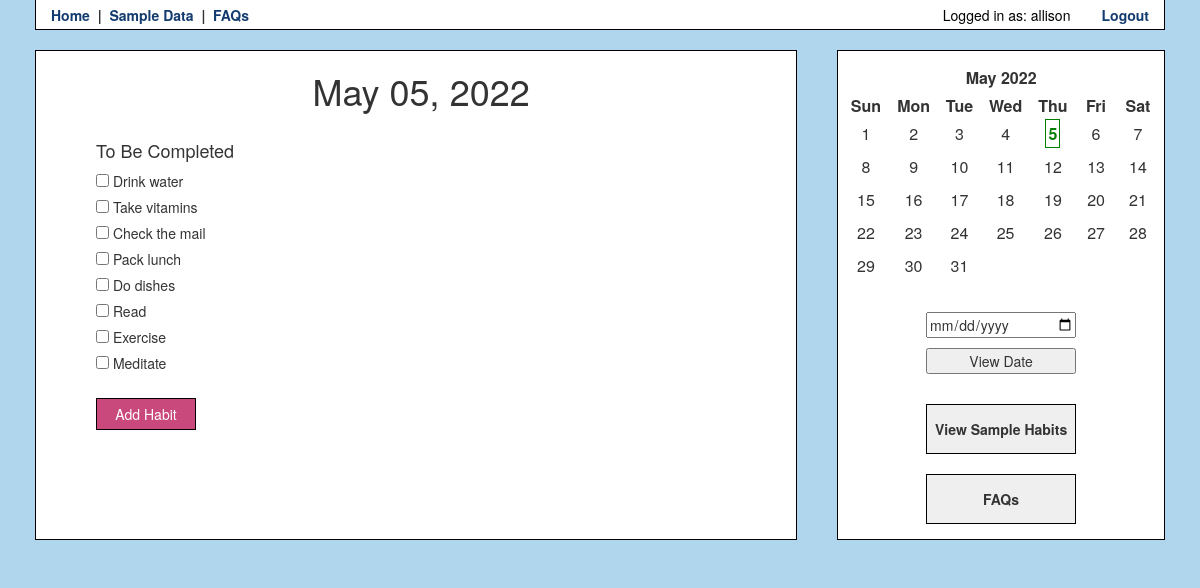
The app's page /index (signed in) with its own data.
### app/models.py (models this page shows, shortened)
class User(UserMixin, db.Model):
    id = db.Column(db.Integer, primary_key=True)
    username = db.Column(db.String(64), index=True, unique=True)
    email = db.Column(db.String(120), index=True, unique=True)
    password_hash = db.Column(db.String(128))
    habits = db.relationship('Habit', cascade='all, delete', backref='user')

class Habit(db.Model):
    id = db.Column(db.Integer, index=True, primary_key=True)
    name = db.Column(db.String(120), index=True)
    date = db.Column(db.Date, index=True)
    completed = db.Column(db.Boolean)
    user_id = db.Column(db.Integer, db.ForeignKey('user.id'))

### app/routes.py (the view)
@app.route('/')
@app.route('/index')
def index():
    if current_user.is_anonymous:
        return redirect(url_for('login'))
    viewDate = date.today()
    strdate = viewDate.strftime('%B %d, %Y')
    habits = Habit.query.filter_by(user_id=current_user.id)
    checkedHabits = Habit.query.filter_by(user_id=current_user.id, completed=True, date=viewDate).all()
    uncheckedHabits = []
    for habit in habits:
        if habit not in checkedHabits:
            uncheckedHabits.append(habit)
    month = getMonthCalendar()
    return render_template('index.html', title='Habit Tracker',
    date=strdate, month=month,
    habits=uncheckedHabits, completedHabits=checkedHabits)

### app/helpers.py (called while the page is built)
def getMonthCalendar():
    today = date.today()
    month, year = today.month, today.year
    monthCal = calendar.HTMLCalendar(firstweekday=6)
    calHTML = monthCal.formatmonth(year, month)
    editDate = '>' + str(today.day) + '<'
    display = '><b><span class="today">' + str(today.day) + '</span></b><'
    editedCal = calHTML.replace(str(editDate), display)
    return editedCal

### app/models.py (called while the page is built)
@login.user_loader
def load_user(id):
    return User.query.get(int(id))

### app/templates/index.html (shortened to what this page needs)
{% extends 'bootstrap/base.html' %}
{% block styles %}
{{super()}}
<link rel="stylesheet" href="{{ url_for('static', filename='style.css') }}">
{% endblock %}
{% block content %}
<div class="container">
<div class="main">
{% if current_user.is_anonymous %}
<div class="content">
<p><a class="navlink" href="{{ url_for('login') }}">Login</a> to view habits.</p>
</div>{% else %}
{% include 'viewHabits.html' %}
{% endif %}
{% include 'sidebar.html' %}
</div>
{% endblock %}

### app/templates/header.html (shortened to what this page needs)
{% block head %}
<head>
    <div class="navbar">
        <a class="navlink" href="/">Home</a>
        &nbsp;|&nbsp;
        <a class="navlink" href="">Sample Data</a>
        &nbsp;|&nbsp;
        <a class="navlink" href="">FAQs</a>
        <div class="right">
        {% if current_user.is_anonymous %}
        <a class="navlink" href="{{ url_for('login') }}">Login</a>
        {% else %}
        Logged in as: {{ current_user.username }}
        <a class="navlink" href="{{ url_for('logout') }}">Logout</a>
        {% endif %}
        </div>
    </div>
</head>
{% endblock %}

### app/templates/viewHabits.html (shortened to what this page needs)
{% block content %}
<div class="content">
    <h1 class="center-date">{{ date }}</h1>
    <div class="habits">
    <h4>To Be Completed</h4>
    {% for habit in habits %}
    <input type="checkbox" class="habit" id="habit" name="{{habit.id}}">
    <label for="{{habit.id}}">{{ habit.name }}</label>
    {% if showDelete == true %} - <a class="delete-button" name="{{habit.id}}">[DELETE]</a>{% endif %}<br />
    {% endfor %}
    <br />
    <div>
        <a data-target="#habit-modal" role="button" class="btn" data-toggle="modal"><span class="">Add Habit</span></a>
    </div>
    </div>
    </div>
</div>
{% endblock %}

### app/templates/sidebar.html
<div class="sidebar">
    <div class="calendar-display">
        {{ month | safe }}
    </div>
    <br />
    <div class="button-display">
        <label for="datepicker">
            <input type="date" id="datepicker"><br />
            <button id="datepicker-submit">View Date</button>
        </label>
        <br /><br />
        <button class="sidebar-button">View Sample Habits</button>
        <br /><br />
        <button class="sidebar-button">FAQs</button>
    </div>
</div>

### app/static/style.css (style rules this page uses)
.navbar { background-color: white; border: 1px solid black; border-top: transparent; border-radius: 0; margin-left: 35px; margin-right: 35px; padding-top: 5px; padding-left: 15px; padding-right: 15px; margin-bottom: 0px; font-weight: bold; min-height: 30px; }
.navlink, .navlink:hover { color: rgb(19, 59, 111); font-weight: bold; padding: 0px; }
.right { float: right; color: black; font-weight: normal; }
body { background-color: rgb(175, 214, 236); margin: 0px; padding: 0px; }
label { font-weight: normal; }
.container { display: flex; flex-direction: row; width: 100%; }
.sidebar, .main { display: flex; flex-direction: column; margin: 20px; border: 1px solid black; background-color: white; padding-bottom: 15px; }
.sidebar { flex-grow: 1; min-width: 220px; }
.main { flex-grow: 5; min-width: 300px; }
.content { padding-left: 10px; }
.center-date { text-align: center; padding-bottom: 20px; }
.habits { padding-left: 50px; font-weight: normal; }
.btn, .btn:hover, .btn:active { background-color: rgb(202, 73, 125); border: 1px solid black; padding: 5px; width: 100px; color: white; border-radius: 0; }
.calendar-display { margin: 5px; }
th { text-align: center; }
th.month { padding-top: 10px; padding-bottom: 5px; width: 50%; margin: 5px auto; text-align: center; }
.month { text-align: center; }
td { padding: 5px; }
.today { color: green; padding: 2px; border: 1px solid green; }
.button-display { align-self: center; }
.sidebar-button { width: 150px; height: 50px; font-weight: bold; border: 1px solid black; }
#datepicker, #datepicker-submit { margin-top: 5px; margin-bottom: 5px; align-items: center; width: 150px; }

### records on screen
User: username "allison"
Habit: name "Drink water"
Habit: name "Take vitamins"
Habit: name "Check the mail"
Habit: name "Pack lunch"
Habit: name "Do dishes"
Habit: name "Read"
Habit: name "Exercise"
Habit: name "Meditate"

### other values on screen
{{ month | safe }} "May 2022 Sun Mon Tue Wed Thu Fri Sat 1 2 3 4 5 6 7 8 9 10 11 12 13 14 15 16 17 18 19 20 21 22 23 24 25 26 27 28 29 30 31"
